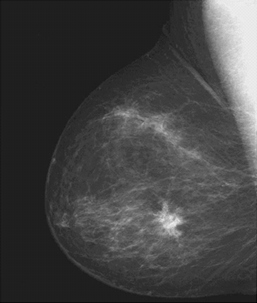
//> input picture HW01/Original.png, 257 x 303 px
$ ./HW01   (built with g++ and OpenCV 4)
//> lines starting //> are read from the running program, lines starting //| are printed output that depends on the picture
//> further down, src_img is the input picture: 303 rows x 257 cols, CV_8UC1; min 0, max 238, mean 66.2
#include <iostream>
#include <string.h>
#include <opencv2/core.hpp>
#include <opencv2/highgui.hpp>
#include <opencv2/imgcodecs.hpp>
#include <opencv2/imgproc.hpp>

using namespace std;
using namespace cv;

class Transformation
{
public:
	void toNegatives(Mat src, Mat &output) {
		output = 255 - src;
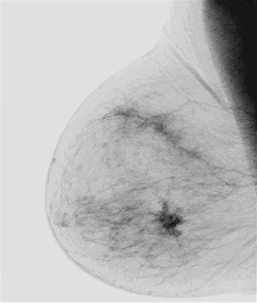
//> output: 303 rows x 257 cols, CV_8UC1; min 17, max 255, mean 188.8
	}

	void logTransform(Mat src, Mat& output) {
		double c;//放大常數
		double r_min, r_max;//r_min用不到
		minMaxLoc(src, &r_min, &r_max);//訂出極值
//> r_min = 0; r_max = 238
		c = 255 / log(1 + r_max);
//> c = 46.56
		//c = 30;
		src.convertTo(src, CV_32F);
		src += 1;
		log(src, output);//輸出一個size跟src一樣的array
		output = c * output;
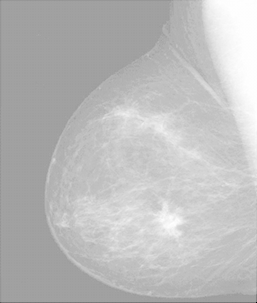
//> output: 303 rows x 257 cols, CV_32FC1; min 0, max 255, mean 188
		output.convertTo(output, CV_8UC1);
//> output: 303 rows x 257 cols, CV_8UC1
	}

	void powerLaw(Mat src, Mat& output, double gamma) {
//> called with gamma = 0.04
		double c;
		double r_min, r_max;
		minMaxLoc(src, &r_min, &r_max);
//> r_min = 0; r_max = 238
		c = 255 / pow(r_max, gamma);
//> c = 204.9
		src.convertTo(src, CV_32F);
		pow(src, gamma, output);
		output = c * output;
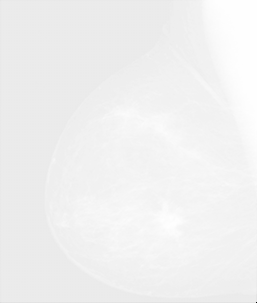
//> output: 303 rows x 257 cols, CV_32FC1; min 6.06, max 255, mean 240.6
		output.convertTo(output, CV_8UC1);
//> output: 303 rows x 257 cols, CV_8UC1
	}
};

int main()
{
	Mat src_img = imread("Original.png", 0);//以灰階圖像載入
	Mat negatives_img, log_img, power_law_img;
	if (! src_img.data)
	{
		cout << "Can't read the file" << endl;
		return 0;
	}
	imshow("originalIMG", src_img);
	Transformation trans;

	//negatives
	trans.toNegatives(src_img, negatives_img);
	imshow("negativesIMG", negatives_img);

	//log
	trans.logTransform(src_img, log_img);
	imshow("logIMG", log_img);

	//power-law
	double gamma = 0.04;
	trans.powerLaw(src_img, power_law_img, gamma);
	imshow("Power-LawlIMG", power_law_img);

	waitKey(0);
	return 0;
}
